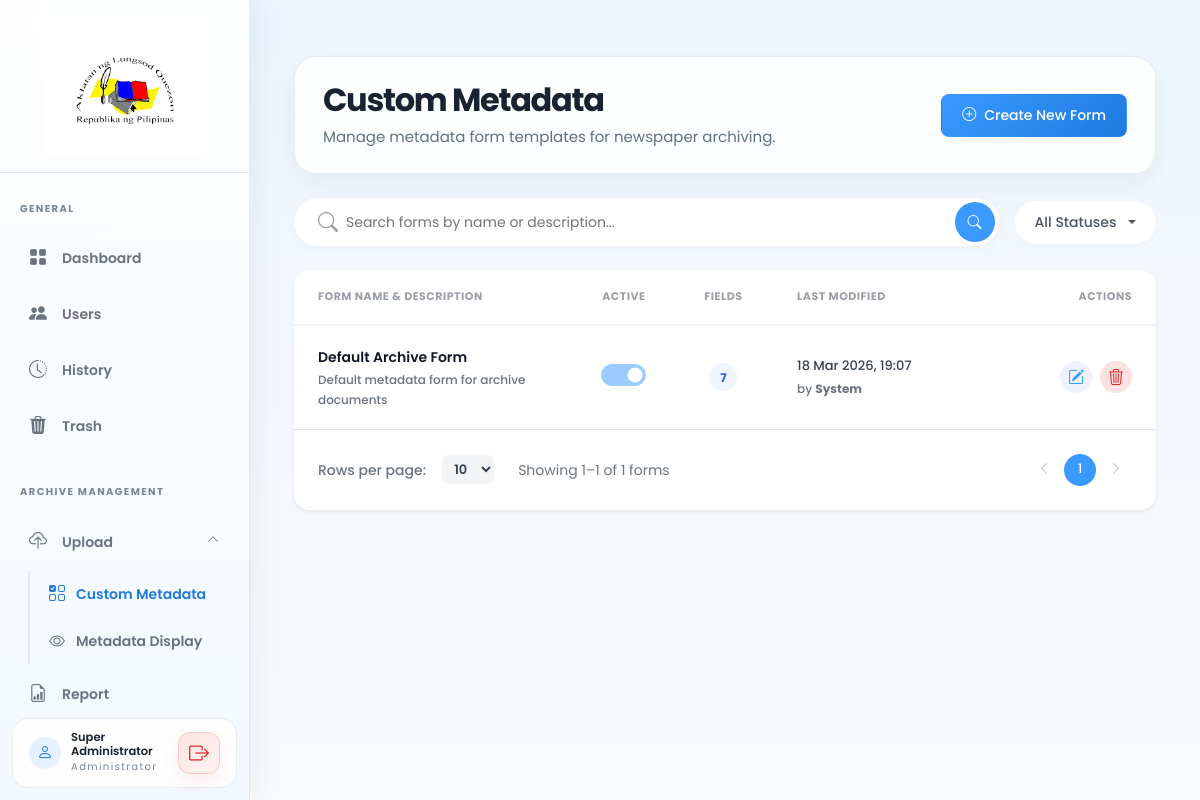
/admin_pages/form-library.php (signed in), run on the app's committed database.
### tables this page shows
CREATE TABLE IF NOT EXISTS users (
    id INT PRIMARY KEY AUTO_INCREMENT,
    username VARCHAR(50) UNIQUE NOT NULL,
    password VARCHAR(255) NOT NULL,
    full_name VARCHAR(100) NOT NULL,
    email VARCHAR(100) UNIQUE NOT NULL,
    profile_photo VARCHAR(255) DEFAULT NULL,
    role ENUM('super_admin', 'admin') DEFAULT 'admin',
    status ENUM('active', 'inactive') DEFAULT 'active',
    last_login DATETIME DEFAULT NULL,
    deleted_by INT DEFAULT NULL,
    deleted_at DATETIME DEFAULT NULL,
    created_at DATETIME DEFAULT CURRENT_TIMESTAMP,
    updated_at DATETIME DEFAULT CURRENT_TIMESTAMP ON UPDATE CURRENT_TIMESTAMP
);

CREATE TABLE IF NOT EXISTS form_templates (
    id INT PRIMARY KEY AUTO_INCREMENT,
    name VARCHAR(255) NOT NULL,
    description TEXT DEFAULT NULL,
    status ENUM('draft', 'active', 'archived') DEFAULT 'draft',
    is_active TINYINT(1) DEFAULT 0 COMMENT '1 = currently active template, 0 = inactive',
    modified_by INT DEFAULT NULL,
    created_at DATETIME DEFAULT CURRENT_TIMESTAMP,
    updated_at DATETIME DEFAULT CURRENT_TIMESTAMP ON UPDATE CURRENT_TIMESTAMP,
    INDEX idx_status (status),
    INDEX idx_is_active (is_active),
    CONSTRAINT fk_form_modified_by FOREIGN KEY (modified_by) REFERENCES users(id) ON DELETE SET NULL
);

### views/form-library.php (the view, shortened to what the rows shown need)
<?php
include __DIR__ . '/layouts/header.php';
?>
<div class="container-fluid py-4">
    <div class="page-header d-flex justify-content-between align-items-center mb-4">
        <div>
            <h1 class="page-title">Custom Metadata</h1>
        </div>
    </div>
    <div class="card border-0 shadow-sm rounded-4 overflow-hidden">
        <div class="table-responsive">
            <table class="table metadata-table mb-0 w-100" id="formTemplatesTable">
                <thead>
                    <tr>
                        <th class="ps-4" style="min-width:280px;">Form Name &amp; Description</th>
                        <th class="text-center" style="width:100px;">Active</th>
                        <th class="text-center" style="width:100px;">Fields</th>
                        <th style="width:210px;">Last Modified</th>
                        <th class="text-end pe-4" style="width:180px;">Actions</th>
                    </tr>
                </thead>
                <tbody>
                    <?php if (empty($formTemplates)): ?>
                        <tr>
                            <td colspan="6" class="text-center py-5">
                                <i class="bi bi-inbox fs-1 d-block mb-2 text-muted"></i>
                                <span class="text-muted">
                                    <?= $search || $statusFilter ? 'No forms match your filters.' : 'No form templates yet. Create your first one!' ?>
                                </span>
                            </td>
                        </tr>
                    <?php else: ?>
                        <?php foreach ($formTemplates as $template): ?>
                            <?php
                                $modifierDisplay = $template['modifier_username']
                                    ? htmlspecialchars($template['modifier_username'])
                                    : 'System';
                                $hn = htmlspecialchars($template['name']);
                                $hd = htmlspecialchars($template['description'] ?? '');
                            ?>
                            <tr class="form-template-row"
                                data-status="<?= htmlspecialchars($template['status']) ?>"
                                data-name="<?= htmlspecialchars(strtolower($template['name'])) ?>">
                                <td class="ps-4">
                                    <div class="form-name-cell"><?= $hn ?></div>
                                    <div class="form-desc-cell"><?= $hd ?: '<em>No description</em>' ?></div>
                                </td>
                                <td class="text-center">
                                    <div class="form-check form-switch d-inline-block">
                                        <input class="form-check-input set-active-toggle" type="checkbox"
                                               role="switch" data-form-id="<?= $template['id'] ?>"
                                               <?= $template['is_active'] ? 'checked disabled' : '' ?>>
                                    </div>
                                </td>
                                <td class="text-center">
                                    <span class="field-count-badge"><?= intval($template['field_count']) ?></span>
                                </td>
                                <td>
                                    <div style="font-size:13px; color:#374151; font-weight:500;">
                                        <?= date('d M Y, H:i', strtotime($template['updated_at'])) ?>
                                    </div>
                                    <div style="font-size:12px; color:#6B7280; margin-top:2px;">
                                        by <strong><?= $modifierDisplay ?></strong>
                                    </div>
                                </td>
                                <td class="text-end pe-4">
                                    <div class="d-flex align-items-center justify-content-end gap-2">
                                        <button class="action-icon-btn btn-edit-custom edit-form"
                                                data-form-id="<?= $template['id'] ?>" title="Edit">
                                            <i class="bi bi-pencil-square"></i>
                                        </button>
                                        <button class="action-icon-btn btn-delete-custom delete-form"
                                                data-form-id="<?= $template['id'] ?>" title="Delete">
                                            <i class="bi bi-trash3"></i>
                                        </button>
                                    </div>
                                </td>
                            </tr>
                        <?php endforeach; ?>
                    <?php endif; ?>
                </tbody>
            </table>
        </div>
    </div>
</div>
<?php include __DIR__ . '/layouts/footer.php'; ?>

### views/layouts/sidebar.php (shortened to what the rows shown need)
<aside class="sidebar" id="sidebar">
    <div class="sidebar-footer">
        <div class="sidebar-user-info">
            <span class="sidebar-user-name"><?= htmlspecialchars($currentUser['full_name'] ?? 'User') ?></span>
            <span class="sidebar-user-role">Administrator</span>
        </div>
    </div>
</aside>

### data on the page
users: full_name "Super Administrator"
form_templates: name "Default Archive Form", description "Default metadata form for archive documents", is_active "☑", field_count "7", updated_at "18 Mar 2026, 19:07", modifierDisplay "System"

### other printed values
$statusLabels[$statusFilter] "All Statuses"
$offset + 1 "1"
min($offset + $limit, $totalForms) "1"
$totalForms "1"
form field value "10"
